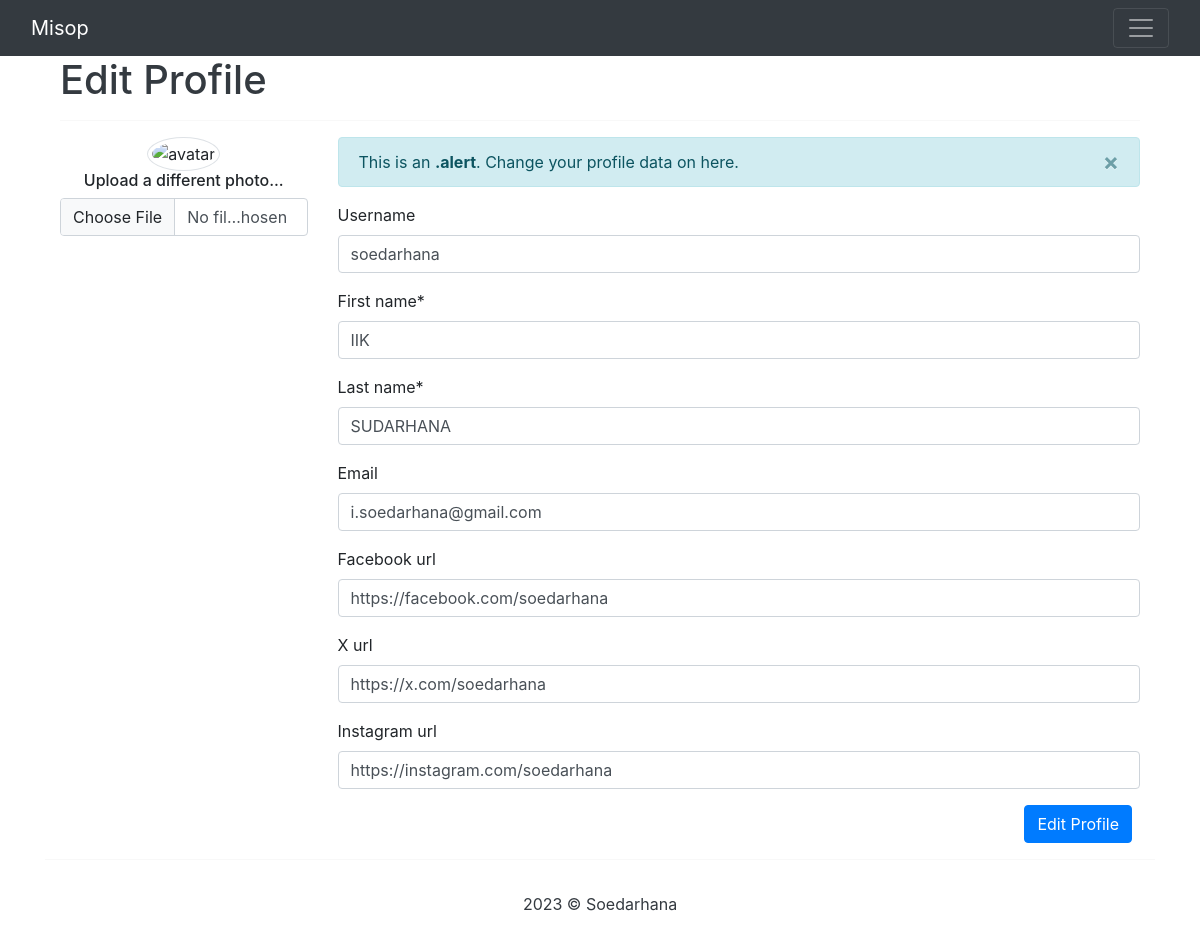
Before: /3/editprofilepage/ with the older database file.
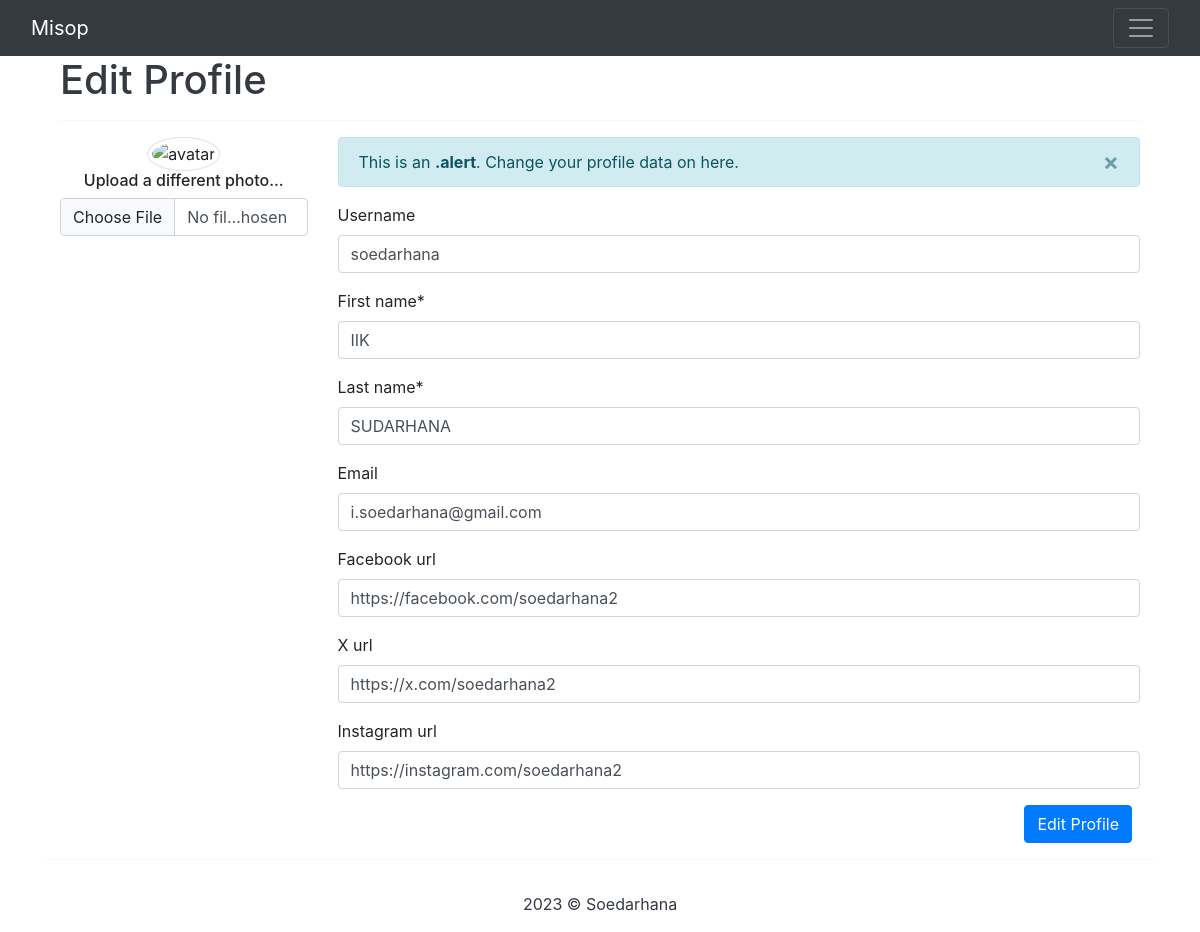
After: the same page with the newer database file.
### film/models.py (models this page shows, shortened)
class UserProfile(models.Model):
    user = models.OneToOneField(User, on_delete=models.CASCADE)
    username = models.CharField(max_length=100, null=False, blank=True)
    avatar = models.ImageField(upload_to='avatar', blank=True)
    email = models.CharField(unique=True, max_length=55, null=True, blank=True)
    first_name = models.CharField(max_length=255)
    last_name = models.CharField(max_length=255)
    facebook_url = models.CharField(max_length=255, blank=True, null=True)
    x_url = models.CharField(max_length=255, blank=True, null=True)
    instagram_url = models.CharField(max_length=255, blank=True, null=True)

### film/views.py (the view)
# urls.py: path('<int:pk>/editprofilepage/', EditProfilePageView.as_view(), name='edit_profile_page'),
class EditProfilePageView(generic.UpdateView):
    model = UserProfile
    template_name = 'editprofile/notif_edit_profile.html'
    fields = [
        'username',
        'first_name',
        'last_name',
        'email',
        'facebook_url',
        'x_url',
        'instagram_url'
    ]
    success_url = reverse_lazy('index')

### templates/editprofile/notif_edit_profile.html (shortened to what this page needs)
{% extends 'core/base.html' %}
{% load crispy_forms_tags %}
{% load static %}
{% block content %}
    <div class="container bootstrap snippets bootdey">
        <h1 class="text-dark">Edit Profile</h1>
        <hr>
        <div class="row">
                  <div class="col-md-3">
                    <div class="text-center">
                      <img src="{{ user.socialaccount_set.all.0.get_avatar_url }}" class="avatar rounded-circle img-thumbnail" alt="avatar">
                      <h6>Upload a different photo...</h6>
                      <input type="file" class="form-control">
                    </div>
                  </div>
                  <div class="col-md-9 personal-info">
                    <div class="alert alert-info alert-dismissable">
                      <a class="panel-close close" data-dismiss="alert">×</a>
                      This is an <strong>.alert</strong>. Change your profile data on here.
                    </div>
                    <form class="form-horizontal" role="form" method="POST" enctype="multipart/form-data">
                      {{ form | crispy }}
                      <div class="d-grid gap-2 d-md-flex justify-content-md-end mt-3">
                        <button class="btn btn-primary me-md-2">Edit Profile</button>
                      </div>
                    </form>
                  </div>
              </div>
            </div>
            <hr>
    </div>
{% endblock %}

Changed rows visible on the page:
changed UserProfile "soedarhana": facebook_url "https://facebook.com/soedarhana" → "https://facebook.com/soedarhana2"; x_url "https://x.com/soedarhana" → "https://x.com/soedarhana2"; instagram_url "https://instagram.com/soedarhana" → "https://instagram.com/soedarhana2"
